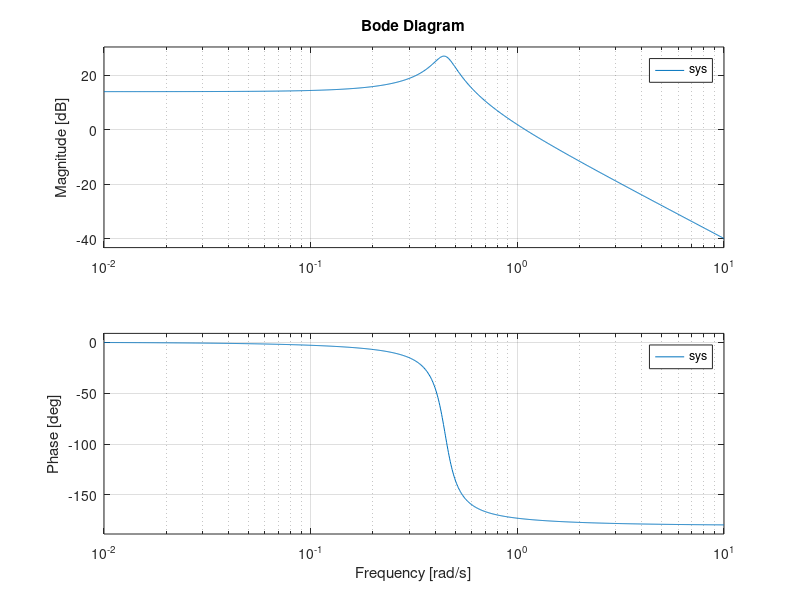

Write the MATLAB code that produced this figure. (Note: this script raises an error after producing the figure.)
%% Second Order MSD Equation
% Author: Sourav Dey
% PS Number: 99003785
% Date: 7th April 2021.
% Version: Matlab 2020b.

%% Plant Description
% The Mass-damper Spring Second order system is taken as Plant.
% It is used in as suspension.

% Equation: Mx''(t)+ Bx'(t) + Kx(t)= Kf(t).
% f = force; B= coefficient of friction; M = mass ; v= velocity; k=spring constant.
% Values: K1= 0.9 B1= 0.4 M1=1000 Wn=0.03 ; K2= 1 B2= 0.5 M2= 500 Wn=0.44; K3= 3 B3= 1.7 M3= 340 Wn=0.09;

%% Code:

B1= 0.5
M1= 5;
K1 =1;
P=5;
sys = tf([P*K1/M1],[1,B1/M1,K1/M1])
subplot(4,3,1);
impulse(sys);
title('Impulse Input for k');
subplot(4,3,2);
step(sys);
title('Step Input for k');
subplot(4,3,3);
[z,p,k]= tf2zp([P*K1/M1],[1,B1/M1,K1/M1])
pzmap(sys)
subplot(4,3,10);
bode(sys)
hold on;
S = stepinfo(sys)

sys = tf([P*K1/M1],[1,B1/M1,K1/M1,0])
subplot(4,3,4);
impulse(sys);
title('Impulse Input for 1/s');
subplot(4,3,5);
step(sys);
title('Step Input for 1/s');
subplot(4,3,6);
[z,p,k]= tf2zp([P*K1/M1],[1,B1/M1,K1/M1,0])
pzmap(sys)
subplot(4,3,11);
bode(sys)
hold on;
S = stepinfo(sys)

sys = tf([P*K1/M1,0],[1,B1/M1,K1/M1])
subplot(4,3,7);
impulse(sys);
title('Impulse Input for s');
subplot(4,3,8);
step(sys);
title('Step Input for s');
subplot(4,3,9);
[z,p,k]= tf2zp([P*K1/M1,0],[1,B1/M1,K1/M1])
pzmap(sys)
subplot(4,3,12);
bode(sys)
hold on;
S = stepinfo(sys)

%% Math Analysis:
% Independent: Time(t)
% Dependent: Velocity(v) and Force(f)
% Constant: Mass(M), Frictional Coefficient(B), Spring constant(K)

% Roots:((-B/M)+-sqrt(sq(B/M)-4K/M))/2

% Poles and Zero Calculation:


% IVT:
% 1. For step input: 0
% 2. For impulse input: 0

% FVT:
% 1. For step input: 1
% 2. For impulse input: K/M

% Time Response Results:
% K1= 0.9 B1= 0.4 M1=1000
% Rise Time :
% settling time:
% Overshoot:
% Undershoot:
% PeakTime:

%K2= 1 B2= 0.5 M2= 500
% Rise Time :
% settling time:
% Overshoot:
% Undershoot:
% PeakTime:

%K3= 3 B3= 1.7 M3= 340
% Rise Time :
% settling time:
% Overshoot:
% Undershoot:
% PeakTime:



%% Tool Analysis:


%% Comparison Analysis:(Speed, Accuracy and stability):
% Rise time of Sys1 is lowest so Sys1 has the highest speed.
% Settling time of Sys2 is lowest so Sys2 is most stable.


